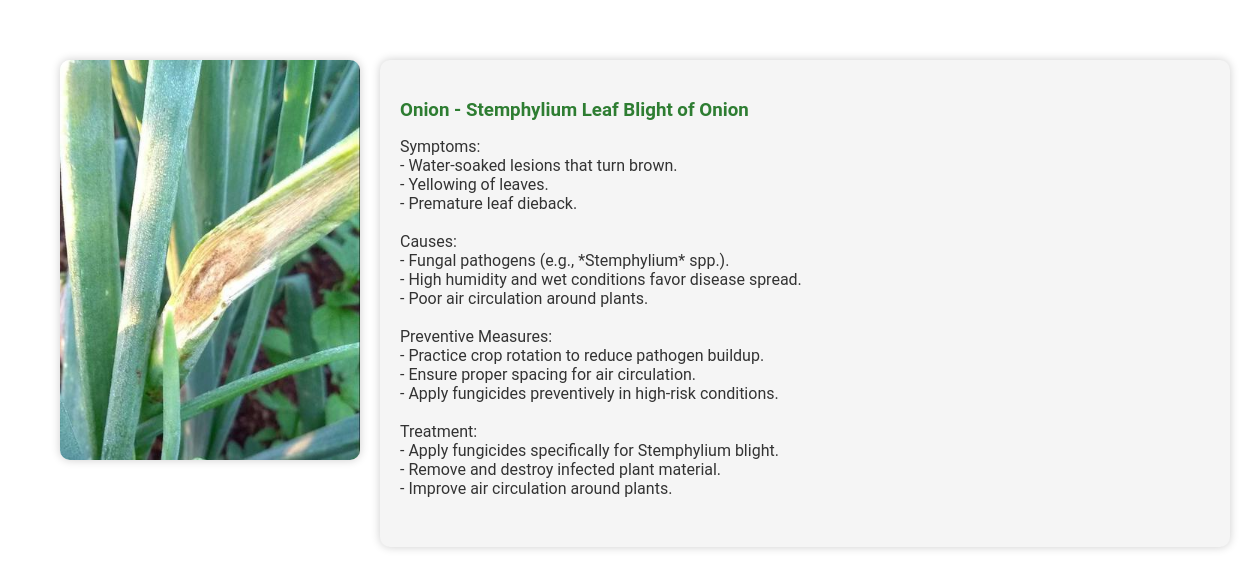
Screenshot of /disease_info/103 (signed in) with the database file from the repository.
### app.py (models this page shows)
class Plant(db.Model):
    id = db.Column(db.Integer, primary_key=True)
    name = db.Column(db.String(50), unique=True, nullable=False)
    diseases = db.relationship('Disease', backref='plant', lazy=True)

class Disease(db.Model):
    id = db.Column(db.Integer, primary_key=True)
    plant_id = db.Column(db.Integer, db.ForeignKey('plant.id'), nullable=False)
    name = db.Column(db.String(100), nullable=False)
    description = db.Column(db.Text, nullable=False)
    stage = db.Column(db.String(50), nullable=False)

### app.py (the view)
@app.route('/disease_info/<int:disease_id>', methods=['GET'])
def disease_info(disease_id):
    if 'user_id' not in session:
        return redirect(url_for('login'))
    disease = Disease.query.get_or_404(disease_id)
    return render_template('disease_info.html', disease=disease)

### templates/disease_info.html (shortened to what this page needs)
<!DOCTYPE html>
<html lang="en" class="disease-info">
<head>
    <link rel="stylesheet" type="text/css" href="{{ url_for('static', filename='css/styles.css') }}">
</head>
<body class="disease-info">
    <div class="disease-info-container">
        <div class="disease-info-top">
            <img src="{{ url_for('static', filename='images/' + disease.name.lower().replace(' ', '_') + '.png') }}" alt="{{ disease.name }}">
            <div class="disease-info-content">
                <h3>{{ disease.plant.name }} - {{ disease.name }}</h3>
                <p class="convert-br">{{ disease.description|safe }}</p>
            </div>
        </div>
    </div>
</body>
</html>

### static/css/styles.css (style rules this page uses)
html, body { font-family: 'Roboto', sans-serif; margin: 0; padding: 0; height: 100%; width: 100%; scroll-behavior: smooth; background-color: #f4f4f4; }
p { color: #555; margin-bottom: 20px; }
html.disease-info, body.disease-info { background: #fff; display: flex; justify-content: center; align-items: flex-start; padding: 20px; }
.disease-info-container { display: flex; flex-direction: column; width: 100%; max-width: 1200px; margin: 0 auto; padding: 20px; }
.disease-info-top { display: flex; align-items: flex-start; justify-content: space-between; margin-bottom: 20px; }
.disease-info-top img { max-width: 300px; height: auto; border-radius: 10px; margin-right: 20px; box-shadow: 0 0 10px rgba(0, 0, 0, 0.2); }
.disease-info-content { flex: 1; padding: 20px; background: #f5f5f5; border-radius: 10px; box-shadow: 0 0 10px rgba(0, 0, 0, 0.2); }
.disease-info-content h3 { color: #2e7d32; margin-bottom: 10px; }
.disease-info-content p { color: #333; margin-bottom: 10px; }
p { color: #333333; }

### rows the page displays
Plant: plant.name "Onion"
Disease: name "Stemphylium Leaf Blight of Onion", description "Symptoms: - Water-soaked lesions that turn brown. - Yellowing of leaves. - Premature leaf dieback. Causes: - Fungal pathogens (e.g., *Stemphylium* spp.). - High humidity and wet conditions favor disease spread. - Poor air circulation around plants. Preventive Measures: - Practice crop rotation to reduce pathogen buildup. - Ensure proper spacing for air circulation. - Apply fungicides preventively in high-risk conditions. Treatment: - Apply fungicides specifically for Stemphylium blight. - Remove and destroy infected plant material. - Improve air circulation around plants."
